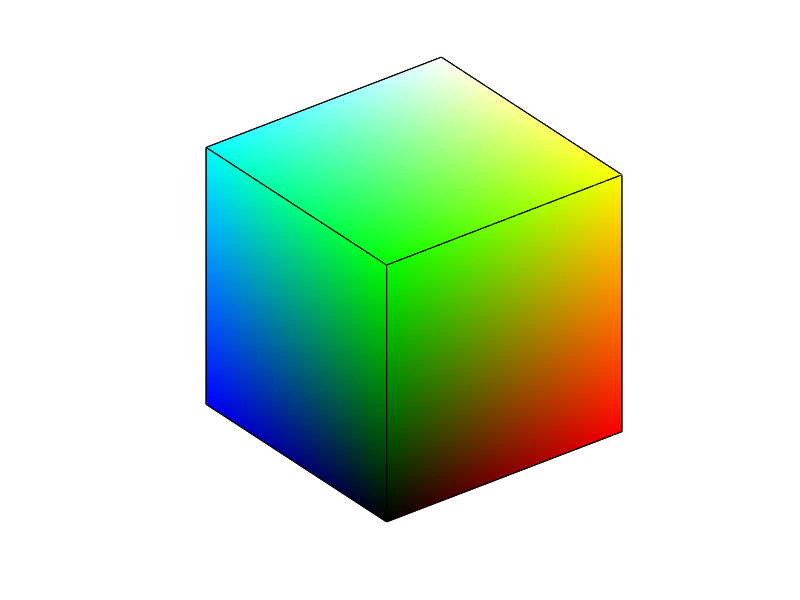

Reproduce this figure in MATLAB.
% Define a six row by four column matrix to define the six cube faces
fm = [1 2 6 5; 2 3 7 6; 3 4 8 7; 4 1 5 8; 1 2 3 4; 5 6 7 8];

% Define an eight row by three column matrix to define the vertices at which
% the faces meet
vm = [0 0 0; 1 0 0; 1 1 0; 0 1 0; 0 0 1; 1 0 1; 1 1 1; 0 1 1];

% Plot the cube ----- gives each face a different color and creates the 
% cube at a convenient viewing angle
clear cdata;
cdata = [
    0 0 0; % black
    1 0 0; % red
    1 0 1; % magenta
    0 0 1; % blue
    0 1 0; % green
    1 1 0; % yellow
    1 1 1; % white
    0 1 1; % cyan
    ];

patch('Vertices',vm,'Faces',fm,'FaceVertexCData',cdata,'FaceColor','interp');

axis equal;
axis off;
view(3);